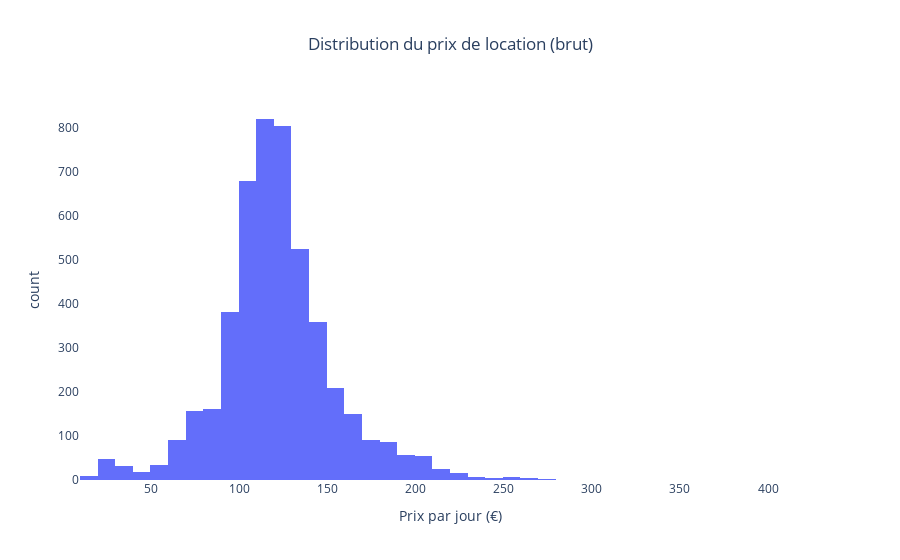
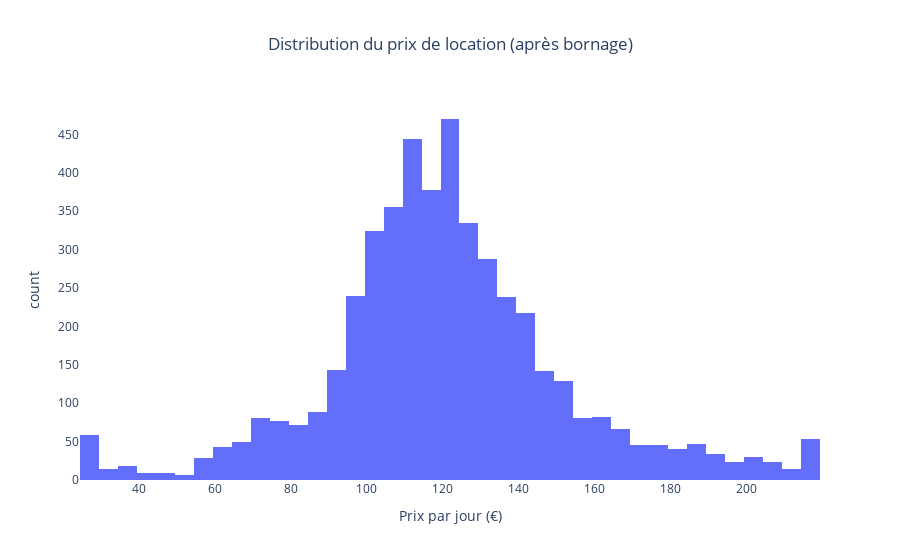

The code cell stored with these charts, in order, in its notebook:
### Code cell
# Quick inspection of the core variable
print("Statistiques brutes sur rental_price_per_day :")
display(
    df_pricing["rental_price_per_day"].describe(
        percentiles=[0.01, 0.25, 0.5, 0.75, 0.99]
    )
)

fig_raw = px.histogram(
    df_pricing,
    x="rental_price_per_day",
    nbins=50,
    title="Distribution du prix de location (brut)",
    labels={"rental_price_per_day": "Prix par jour (€)", "count": "Nombre"},
)
fig_raw.update_layout(title_x=0.5, plot_bgcolor="white")
fig_raw.show()
print(
    " On voit les valeurs extrêmes : certaines locations <20€ ou >400€ "
    "(probablement des cas marginaux)."
)

q_low, q_high = df_pricing["rental_price_per_day"].quantile([0.01, 0.99])

print(f"Bornage retenu : [{q_low:.1f} €, {q_high:.1f} €] (1er-99e percentile)")

df_pricing = df_pricing.copy()
df_pricing["rental_price_clipped"] = df_pricing["rental_price_per_day"].clip(
    q_low, q_high
)

# Stats after clipping
print("\nStatistiques après bornage (rental_price_clipped) :")
display(
    df_pricing[["rental_price_per_day", "rental_price_clipped"]].describe(
        percentiles=[0.01, 0.25, 0.5, 0.75, 0.99]
    )
)

fig_clip = px.histogram(
    df_pricing,
    x="rental_price_clipped",
    nbins=50,
    title="Distribution du prix de location (après bornage)",
    labels={"rental_price_clipped": "Prix par jour (€)", "count": "Nombre"},
)
fig_clip.update_layout(title_x=0.5, plot_bgcolor="white")
fig_clip.show()


# Comparaison Connect vs non-Connect

# Safety: ensure boolean-like column is really boolean
if "has_getaround_connect" in df_pricing.columns:
    df_pricing["has_getaround_connect"] = (
        df_pricing["has_getaround_connect"]
        .astype("boolean")
        .fillna(False)
    )
else:
    raise ValueError(
        "Column 'has_getaround_connect' is missing from df_pricing."
    )

connect_stats = (
    df_pricing
    .groupby("has_getaround_connect")["rental_price_clipped"]
    .agg(["count", "mean", "median", "std"])
    .rename(
        index={True: "Connect = True", False: "Connect = False"},
        columns={
            "count": "nb_voitures",
            "mean": "prix_moyen_journalier",
            "median": "prix_médian_journalier",
            "std": "écart_type",
        }
    )
)

print("\nPrix journalier par statut 'Getaround Connect' (après bornage) :")
display(connect_stats)

fig_box = px.box(
    df_pricing,
    x="has_getaround_connect",
    y="rental_price_clipped",
    color="has_getaround_connect",
    title="Comparaison du prix par jour selon le statut Connect",
    labels={
        "has_getaround_connect": "Véhicule équipé Connect ?",
        "rental_price_clipped": "Prix par jour (€)",
    },
    points="all",  # optionally "outliers" or False
)
fig_box.update_layout(title_x=0.5, plot_bgcolor="white")
fig_box.show()

print(
    "On voit que les véhicules Connect sont plus chers en moyenne.\n"
    "C'est important pour la partie business : appliquer un buffer "
    "spécifiquement aux véhicules Connect peut avoir un coût unitaire "
    "plus élevé en termes de CA potentiel."
)

# Mean prices to use in the dashboard
mean_price_connect = df_pricing.loc[
    df_pricing["has_getaround_connect"] == True,
    "rental_price_clipped"
].mean()

mean_price_nonconnect = df_pricing.loc[
    df_pricing["has_getaround_connect"] == False,
    "rental_price_clipped"
].mean()

mean_price_global = df_pricing["rental_price_clipped"].mean()

print("\nRésumé pour le dashboard (€/jour moyens à utiliser) :")
print(f"- Moyenne globale        : {mean_price_global:.1f} €/jour")
print(f"- Moyenne non-Connect    : {mean_price_nonconnect:.1f} €/jour")
print(f"- Moyenne Connect        : {mean_price_connect:.1f} €/jour")

print(
    "\nInterprétation soutenance :\n"
    "« Les véhicules Connect sont en moyenne plus chers (~{} €/j contre ~{} €/j "
    "pour les véhicules classiques). Dans la simulation business du buffer, "
    "quand je sélectionne 'Connect uniquement', j'utilise le prix journalier "
    "moyen des Connect. Ça me permet d'estimer l'impact CA d'un buffer ciblé "
    "sur cette flotte à forte valeur. »".format(
        mean_price_connect, mean_price_nonconnect
    )
)

### Figure 1 — Plotly figure (JSON) as saved in the notebook; plotly's stock layout.template omitted (floating-point values rounded to 4 significant figures; data arrays with more than 128 entries replaced by an {"elided": "..."} marker saying what was removed)
{"data": [{"alignmentgroup": "True", "bingroup": "x", "hovertemplate": "Prix par jour (€)=%{x}<br>count=%{y}<extra></extra>", "legendgroup": "", "marker": {"color": "#636efa", "pattern": {"shape": ""}}, "name": "", "nbinsx": 50, "offsetgroup": "", "orientation": "v", "showlegend": false, "type": "histogram", "x": {"elided": "4843 int values"}, "xaxis": "x", "yaxis": "y"}], "layout": {"barmode": "relative", "legend": {"tracegroupgap": 0}, "plot_bgcolor": "white", "title": {"text": "Distribution du prix de location (brut)", "x": 0.5}, "xaxis": {"anchor": "y", "domain": [0, 1], "title": {"text": "Prix par jour (€)"}}, "yaxis": {"anchor": "x", "domain": [0, 1], "title": {"text": "count"}}}}

### Figure 2 — Plotly figure (JSON) as saved in the notebook; plotly's stock layout.template omitted (floating-point values rounded to 4 significant figures; data arrays with more than 128 entries replaced by an {"elided": "..."} marker saying what was removed)
{"data": [{"alignmentgroup": "True", "bingroup": "x", "hovertemplate": "Prix par jour (€)=%{x}<br>count=%{y}<extra></extra>", "legendgroup": "", "marker": {"color": "#636efa", "pattern": {"shape": ""}}, "name": "", "nbinsx": 50, "offsetgroup": "", "orientation": "v", "showlegend": false, "type": "histogram", "x": {"elided": "4843 int values"}, "xaxis": "x", "yaxis": "y"}], "layout": {"barmode": "relative", "legend": {"tracegroupgap": 0}, "plot_bgcolor": "white", "title": {"text": "Distribution du prix de location (après bornage)", "x": 0.5}, "xaxis": {"anchor": "y", "domain": [0, 1], "title": {"text": "Prix par jour (€)"}}, "yaxis": {"anchor": "x", "domain": [0, 1], "title": {"text": "count"}}}}
